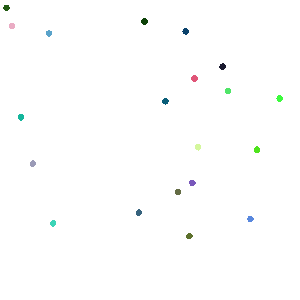
Frame 1 (no input)
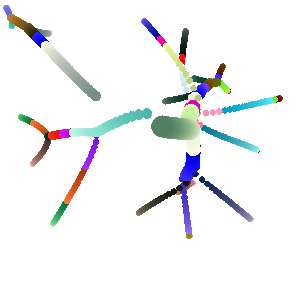
Frame 60 (the mouse pressed at the canvas centre just before this capture)
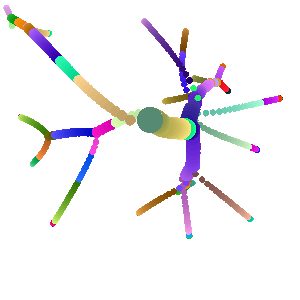
Frame 120 (the mouse held since frame 60 and released just before this capture)

The Processing sketch that drew these frames (run headless with seeded random() and noise(); from frame 60 on, the mouse is pressed at the canvas centre):

// Processing sketch: processing_100469
// ── processing_100469.pde

/*
  MAIN SOURCE FOR CODE: Sketchbook -> GalacticSim
*/
Dotobj[] Dots = new Dotobj[20];
int time;
int temp;
float scaling = 1;
int inactivedots = 0;
int growingdot = -1;
int dotTrack = -1;
PVector tempvect = new PVector(0, 0, 0);
PVector totalVelocity = new PVector(0, 0, 0);
color tempColor = color(0, 0, 0);


void setup() 
{
  size(300, 300);
  background(255);
  PVector startpos = new PVector(0, 0, 0);
  PVector startvel = new PVector(0, 0, 0);
  for (int i = 0; i < Dots.length; i++){
    startpos.set(random(width), random(height), 0);
    startvel.set(random(-0.01, 0.01), random(-0.01, 0.01), 0);
//    startpos.set(width/2 + random(-1, 1), height/2 + random(-1, 1), 0);
//    startvel.set(0, 0, 0);
    Dots[i] = new Dotobj(startpos, startvel, i, 100);
  }
  stroke(0);
  fill(0);
  ellipseMode(CENTER);
  noSmooth();
} 

void draw() {
  if ((time + 1) < millis()){
    time = millis();
    //background(255);
    totalVelocity.set(0, 0, 0);
    for (int i = 0; i < Dots.length; i++){
      if (Dots[i].active){
        totalVelocity.add(PVector.mult(Dots[i].vel, Dots[i].mass));
      }
    }
    println(totalVelocity);
    for (int i = 0; i < Dots.length; i++){
      Dots[i].display();
    }
    if (growingdot > -1){
      Dots[growingdot].mass *= 1.2;
      line(Dots[growingdot].pos.x * scaling, Dots[growingdot].pos.y * scaling, mouseX, mouseY); 
    }
    
    for (int i = 0; i < Dots.length; i++){
      Dots[i].calcs();
    }
    for (int i = 0; i < Dots.length; i++){
      Dots[i].collisionCheck();
    }
    for (int i = 0; i < Dots.length; i++){
      Dots[i].addvel();
    }
    if (dotTrack > -1){
      tempvect.set(((width/(2 * scaling)) - Dots[dotTrack].pos.x), ((height/(2 * scaling)) - Dots[dotTrack].pos.y), 0.0);
      for (int i = 0; i < Dots.length; i++){
        Dots[i].posshift(tempvect);
      }
      Dots[dotTrack].collisionCheck();
    }
    processPixels();
  }
}


class Dotobj {
  PVector pos, vel, temp;
  color colorValue;
  boolean active = true;
  boolean drawing = true;
//  boolean type;
  float mass = 5;
  int id;
  
  Dotobj(PVector postemp, PVector veltemp, int tempid, float tempmass) {
    id = tempid;
    pos = new PVector(postemp.x, postemp.y);
    vel = new PVector(veltemp.x, veltemp.y);
    temp = new PVector(0, 0);
    mass = tempmass;
    colorValue = color(random(255), random(255), random(255));
  }
  
  void display() {
    if (drawing) {
      stroke(colorValue);
      fill(colorValue);
      ellipse(pos.x * scaling, pos.y * scaling, (sqrt(mass/PI)) * scaling, (sqrt(mass/PI)) * scaling);
    }
  }
  
  void calcs() {
    for (int i = 0; i < Dots.length; i++){
      if (i != id && Dots[i].active) {
        temp.set(PVector.sub(Dots[i].pos, pos));
        temp.normalize();
        vel.add(PVector.mult(temp, ( Dots[i].mass / sq(pos.dist(Dots[i].pos)))));
      }
    }
  }
  
  void collisionCheck(){
    if (active){
      for (int i = 0; i < Dots.length; i++){
        if ((PVector.dist(Dots[i].pos, pos) < (sqrt(mass/TWO_PI) + sqrt(Dots[i].mass/TWO_PI))) && Dots[i].active && i != id) {
          Dots[i].deactivate();
          pos.set(PVector.div(PVector.add(PVector.mult(Dots[i].pos, Dots[i].mass), PVector.mult(pos, mass)), (Dots[i].mass + mass)));
          vel.set(PVector.div(PVector.add(PVector.mult(Dots[i].vel, Dots[i].mass), PVector.mult(vel, mass)), (Dots[i].mass + mass)));
          colorValue = color((red(Dots[i].colorValue)*Dots[i].mass + red(colorValue)*mass) / (Dots[i].mass + mass), (green(Dots[i].colorValue)*Dots[i].mass + green(colorValue)*mass)/ (Dots[i].mass + mass), (blue(Dots[i].colorValue)*Dots[i].mass + blue(colorValue)*mass)/ (Dots[i].mass + mass));
          mass = Dots[i].mass + mass;
        }
      }
    }
  }
  
  void addvel() {
    if (active){
      pos.add(vel);
    }
  }
  
  void posshift(PVector change){
    if (active) {
      pos.add(change);
    }
  }
  
  void activate() {
    active = true;
    drawing = true;
    inactivedots--;
  }
  
  void deactivate() {
    active = false;
    drawing = false;
    inactivedots++;
  }
}


PVector mouse = new PVector(0, 0, 0);
PVector mouse2 = new PVector(0, 0, 0);
boolean dragging = false;

void mousePressed(){
  dragging = false;
  mouse.set(float(mouseX), float(mouseY), 0);
  if (mouseButton == RIGHT && inactivedots > 0) {
    for (int i = 0; i < Dots.length; i++){
      if (!Dots[i].active){
        Dots[i].pos.set(mouseX, mouseY, 0);
        Dots[i].pos.mult(1/scaling);
        Dots[i].vel.set(0, 0, 0);
        Dots[i].temp.set(0, 0, 0);
        Dots[i].colorValue = color(random(255), random(255), random(255));
        Dots[i].mass = 1;
        Dots[i].drawing = true;
        growingdot = i;
        break;
      }
    }
  }else{
    if(mouseButton == CENTER){
      for (int i = 0; i < Dots.length; i++){
        if ( PVector.dist(PVector.mult(mouse, (1/scaling)), Dots[i].pos) <= sqrt(Dots[i].mass /PI) + 5 ){
          if (i != dotTrack){
          //  tempColor = Dots[i].colorValue;
         //   Dots[i].colorValue = color(0, 0, 0);
            dotTrack = i;
            background(255);
          }else{
          //  Dots[dotTrack].colorValue = tempColor;
            dotTrack = -1;
          }
          break;
        }
      }
    }else{
      if (dotTrack > -1) {
  //      Dots[dotTrack].colorValue = tempColor;
        dotTrack = -1;
      }
      dragging = true;
    }
  }
}

void mouseReleased(){
  if(mouseButton == CENTER) background(255);
  mouse2.set(float(mouseX), float(mouseY), 0);
  if (growingdot > -1){
    Dots[growingdot].vel.set(PVector.mult(PVector.sub(mouse, mouse2), (1 / (5*scaling))));
    if (dotTrack > -1){
      Dots[growingdot].vel.add(Dots[dotTrack].vel);
    }
    Dots[growingdot].active = true;
    inactivedots--;
    growingdot = -1;
  }else{
    if (dragging){
      for (int i = 0; i < Dots.length; i++){
        Dots[i].posshift(PVector.mult(PVector.sub(mouse2, mouse), (1 / scaling)));
        background(255);
      }
    }
  }
}

void keyTyped(){
  switch(key){
    case 'w': //zoom in
      background(255);
      scaling *= 1.1;
      if(dotTrack == -1){
        mouse.set((mouseX/ (-10 * scaling)), (mouseY/ (-10 * scaling)), 0);
      }else{
        mouse.set((width/ (-20 * scaling)), (height/ (-20 * scaling)), 0);
      }
      for (int i = 0; i < Dots.length; i++){ //zoom in
        Dots[i].posshift(mouse);
      }
      break;
    case 's': //zoom out
      background(255);
      scaling *= 0.9;
      if(dotTrack == -1){
        mouse.set((mouseX/ (10 * scaling)), (mouseY/ (10 * scaling)), 0);
      }else{
        mouse.set((width/ (20 * scaling)), (height/ (20 * scaling)), 0);
      }
      for (int i = 0; i < Dots.length; i++){
        Dots[i].posshift(mouse);
      }
      break;
    case 'r': //reset
      scaling = 1;
      this.setup();
      break;
    case ' ': //spawn a new body orbiting this one
      if (dotTrack > -1 && inactivedots > 0){
        for (int i = 0; i < Dots.length; i++){
          if (!Dots[i].active){
            float distance = ((Dots[dotTrack].mass) * 0.1);
            Dots[i].mass = Dots[dotTrack].mass * 0.1;
            Dots[dotTrack].mass *= 0.9;
            Dots[i].pos.set(Dots[dotTrack].pos.x, Dots[dotTrack].pos.y - distance, 0);
            Dots[i].vel.set(sqrt(Dots[dotTrack].mass / distance) + Dots[dotTrack].vel.x, Dots[dotTrack].vel.y , 0);
            Dots[i].temp.set(PVector.sub( PVector.mult(PVector.add(PVector.mult(Dots[dotTrack].vel, Dots[dotTrack].mass), PVector.mult(Dots[i].vel, Dots[i].mass)), 1 / (Dots[dotTrack].mass + Dots[i].mass)), Dots[dotTrack].vel));
            Dots[i].colorValue = color(random(255), random(255), random(255));
            Dots[i].vel.sub(Dots[i].temp);
            Dots[dotTrack].vel.sub(Dots[i].temp);
            Dots[i].activate();
            break;
          }
        }
      }
      break;
    case '0':
      for (int i = 0; i < Dots.length; i++){
        Dots[i].vel.set(0, 0, 0);
      }
      break;
  }
}


void processPixels(){
  int addition = (6 << 16) + (5 << 8) + 4;
  int white = color(255);
  loadPixels();
  for(int i = 0; i < pixels.length; i++){
    if(pixels[i] != white)
      pixels[i] = ((pixels[i] + addition) & 0xFFFFFF) + (0xFF << 24);//Non-javascript(faster) version: pixels[i] += addition
  }
  updatePixels();
}
